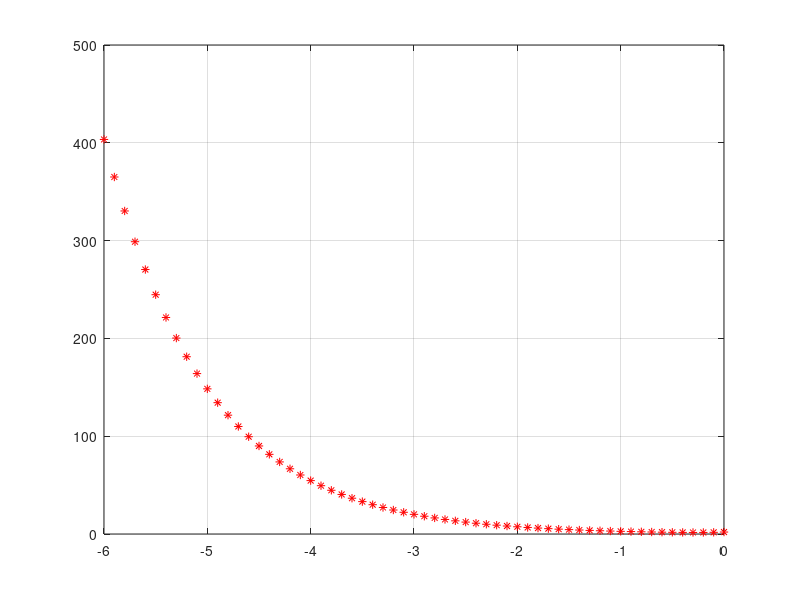

Here is the MATLAB script that generated this plot:
clc; clear; close all;

t = -6:0.1:0;
for i = 1:length(t)
    P = [t(i); exp(-t(i)) + exp(5*t(i)); 0];
    plot(P(1),P(2),'*r'); hold on; grid on; drawnow;
end
